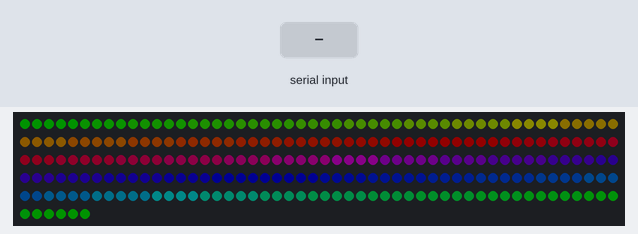
Bench run of a sketch on a simulated Arduino Uno, built with avr-gcc and run on an emulated ATmega328P. Shown: 256 RGB LEDs in strip order, left to right, continuing on the next row. The inputs (shaded band) are chosen by the test bench. Dim RGB values are drawn brighter than linear.

Above: at 1.3 s.
1.4 s: "30,150,10\n" received over Serial
At 2.5 s:
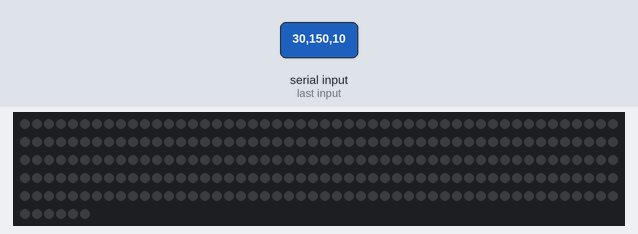
2.9 s: "1\n" received over Serial
4.4 s: "30,150\n" received over Serial
5.9 s: "2\n" received over Serial
At 6.4 s:
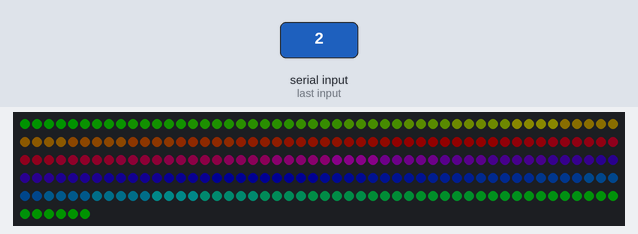
7.4 s: "0\n" received over Serial
Timing chart, 0 to 9.9 s (numbered marks = the images above; inputs shaded):
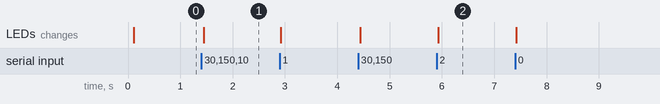

Measured:
- after the input at 1.4 s, the LEDs: change at once (image 1)
- after the input at 5.9 s, the LEDs: change at once (image 2)

The sketch:

sketch_mar19b.ino
```cpp
#include <Adafruit_GFX.h>
#include <Adafruit_NeoMatrix.h>
#include <Adafruit_NeoPixel.h>
#include <Wire.h>
#ifdef __AVR__
#include <avr/power.h>
#endif


#define PIN 6              // Arduino pin 6 to DIN of 8x32 matrix.


Adafruit_NeoPixel matrix = Adafruit_NeoPixel(256, PIN, NEO_GRB + NEO_KHZ800);

#if defined(__AVR_ATtiny85__) && (F_CPU == 16000000)
clock_prescale_set(clock_div_1);
#endif


String chaine;
String lum;
String pix;

void setup()
{

#if defined(__AVR_ATtiny85__) && (F_CPU == 16000000)
  clock_prescale_set(clock_div_1);
#endif
  Serial.begin(9600);
  Serial.setTimeout(1);


  matrix.begin();           // Initialize all pixels to 'off'
  matrix.setBrightness(18);   // overall brightness

 delay(100);
 rainbow(1);
}


void loop()
{
  while (Serial.available() > 0) {
    chaine += char(Serial.read());
    delay(2);
  }
  if (chaine != "") {
    lum = chaine.substring(0, 1);
    pix = chaine.substring(1, 4);

    if (lum.toInt() == 2){
      rainbow(1);
    }

    if (lum.toInt() == 3){
      for (int i = 0; i < 257; i++){
        matrix.setPixelColor(i,matrix.Color(0, 0, 0));

      }
    }


    if (lum.toInt() == 0) {
      matrix.setPixelColor(pix.toInt(), matrix.Color(0, 0, 0));
    }
    else if(lum.toInt() == 1) {
      matrix.setPixelColor(pix.toInt(), Wheel((pix.toInt()) & 255));
    }
    matrix.show();


    chaine = "";

  }
  delay(10);


}


void rainbow(uint8_t wait)
{

  for (int i = 0; i < 257; i++)
  {
    matrix.setPixelColor(i, Wheel((i) & 255));
  }
  matrix.show();
  delay(wait);

}


// Input a value 0 to 255 to get a color value.
// The colours are a transition r - g - b - back to r.
uint32_t Wheel(byte WheelPos)
{
  if (WheelPos < 85)
  {
    return matrix.Color(WheelPos * 3, 255 - WheelPos * 3, 0);
  }
  else if (WheelPos < 170)
  {
    WheelPos -= 85;
    return matrix.Color(255 - WheelPos * 3, 0, WheelPos * 3);
  }
  else
  {
    WheelPos -= 170;
    return matrix.Color(0, WheelPos * 3, 255 - WheelPos * 3);
  }
}
```
